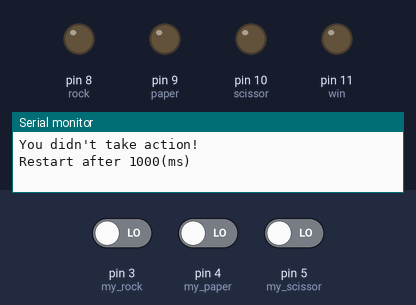
This sketch was run on a simulated Arduino Uno, built with avr-gcc and run on an emulated ATmega328P. Shown: output pins drawn as LEDs (lit = HIGH), the last lines printed to the serial monitor. The test bench sets the inputs (shaded band); at power-on: pin 3 (my_rock) LOW, pin 4 (my_paper) LOW, pin 5 (my_scissor) LOW. Random numbers use the default seed unless the sketch sets one.

Above: at 1.2 s.
1.3 s: pin 3 (my_rock) driven HIGH and pin 4 (my_paper) driven HIGH
At 3.3 s:
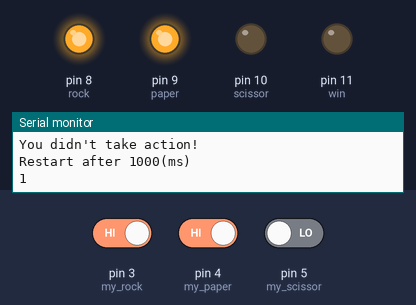
4.3 s: pin 3 (my_rock) driven LOW
At 5.7 s:
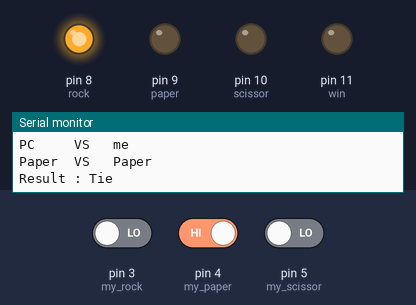
7.3 s: pin 3 (my_rock) driven HIGH
At 8.8 s:
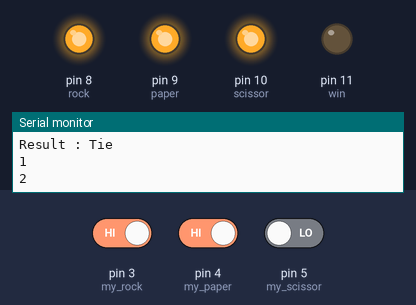
At 10.1 s:
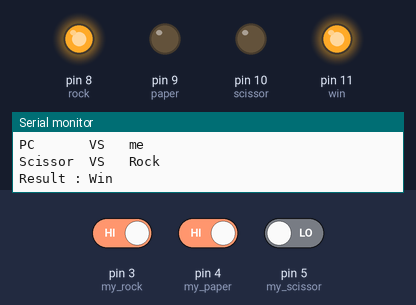
10.3 s: pin 3 (my_rock) driven LOW and pin 5 (my_scissor) driven HIGH
13.3 s: pin 4 (my_paper) driven LOW
16.3 s: pin 4 (my_paper) driven HIGH
Timing chart, 0 to 20.0 s (numbered marks = the images above; inputs shaded):
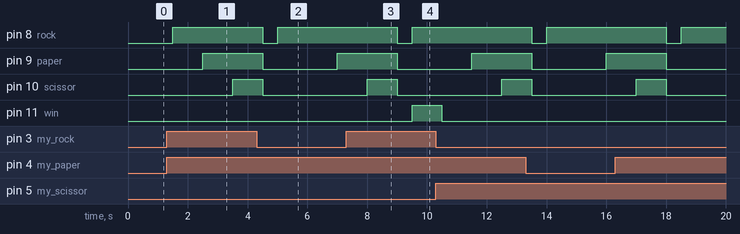

The sketch:

0429final.ino
```cpp
int my_rock = 3;
int my_paper = 4;
int my_scissor = 5;
int rock = 8;
int paper = 9;
int scissor = 10;
int win = 11;
unsigned long last_time = 0;
unsigned long t1;
int me = -1;

void setup() {
  pinMode(my_rock, INPUT);
  pinMode(my_paper, INPUT);
  pinMode(my_scissor, INPUT);
  pinMode(rock, OUTPUT);
  pinMode(paper, OUTPUT);
  pinMode(scissor, OUTPUT);
  pinMode(win, OUTPUT);
  Serial.begin(9600);
}

void loop() {
  if (millis() - t1 >= 1500) {
    int count = 0;
    digitalWrite(rock, HIGH);
    delay(1000);
    count++;
    Serial.println(count);
    digitalWrite(paper, HIGH);
    delay(1000);
    count++;
    Serial.println(count);
    digitalWrite(scissor, HIGH);
    delay(1000);
    count++;
    Serial.println(count);
    digitalWrite(rock, LOW);
    digitalWrite(paper, LOW);
    digitalWrite(scissor, LOW);
    t1 = millis();
  }

  if (digitalRead(my_rock) == HIGH) {
    me = 0;
  } else if (digitalRead(my_paper) == HIGH) {
    me = 1;
  } else if (digitalRead(my_scissor) == HIGH) {
    me = 2;
  }

  if (millis() - t1 >= 500) {
    int n = random(0, 3);
    if (me == -1) {
      Serial.println("You didn't take action!");
      Serial.println("Restart after 1000(ms)");
      delay(1000);
    } else {
      if (n % 3 == 0) {
        if (me == 0) {
          Serial.println("PC    VS    me");
          Serial.println("Rock  VS    Rock");
          Serial.println("Result : Tie");
          digitalWrite(rock, HIGH);
          delay(1000);
          digitalWrite(rock, LOW);
          me = -1;
        } else if (me == 1) {
          Serial.println("PC    VS    me");
          Serial.println("Rock  VS    Paper");
          Serial.println("Result : WIN");
          digitalWrite(rock, HIGH);
          digitalWrite(win, HIGH);
          delay(1000);
          digitalWrite(rock, LOW);
          digitalWrite(win, LOW);
          me = -1;
        } else if (me == 2) {
          Serial.println("PC    VS    me");
          Serial.println("Rock  VS    Scissor");
          Serial.println("Result : Lose");
          digitalWrite(rock, HIGH);
          delay(1000);
          digitalWrite(rock, LOW);
          me = -1;
        }
      }
      if (n % 3 == 1) {
        if (me == 0) {
          Serial.println("PC     VS   me");
          Serial.println("Paper  VS   Rock");
          Serial.println("Result : Lose");
          digitalWrite(rock, HIGH);
          delay(1000);
          digitalWrite(rock, LOW);
          me = -1;
        } else if (me == 1) {
          Serial.println("PC     VS   me");
          Serial.println("Paper  VS   Paper");
          Serial.println("Result : Tie");
          digitalWrite(rock, HIGH);
          delay(1000);
          digitalWrite(rock, LOW);
          me = -1;
        } else if (me == 2) {
          Serial.println("PC     VS   me");
          Serial.println("Paper  VS   Scissor");
          Serial.println("Result : Win");
          digitalWrite(rock, HIGH);
          digitalWrite(win, HIGH);
          delay(1000);
          digitalWrite(rock, LOW);
          digitalWrite(win, LOW);
          me = -1;
        }
      }
      if (n % 3 == 2) {
        if (me == 0) {
          Serial.println("PC       VS   me");
          Serial.println("Scissor  VS   Rock");
          Serial.println("Result : Win");
          digitalWrite(rock, HIGH);
          digitalWrite(win, HIGH);
          delay(1000);
          digitalWrite(rock, LOW);
          digitalWrite(win, LOW);
          me = -1;
        } else if (me == 1) {
          Serial.println("PC       VS   me");
          Serial.println("Scissor  VS   Paper");
          Serial.println("Result : Lose");
          digitalWrite(rock, HIGH);
          delay(1000);
          digitalWrite(rock, LOW);
          me = -1;
        } else if (me == 2) {
          Serial.println("PC       VS   me");
          Serial.println("Scissor  VS   Scissor");
          Serial.println("Result : Tie");
          digitalWrite(rock, HIGH);
          delay(1000);
          digitalWrite(rock, LOW);
          me = -1;
        }
      }
    }
  }
}
```

Measured:
- after the input at 7.3 s, pin 11 (win): LOW → HIGH after 2.2 s
